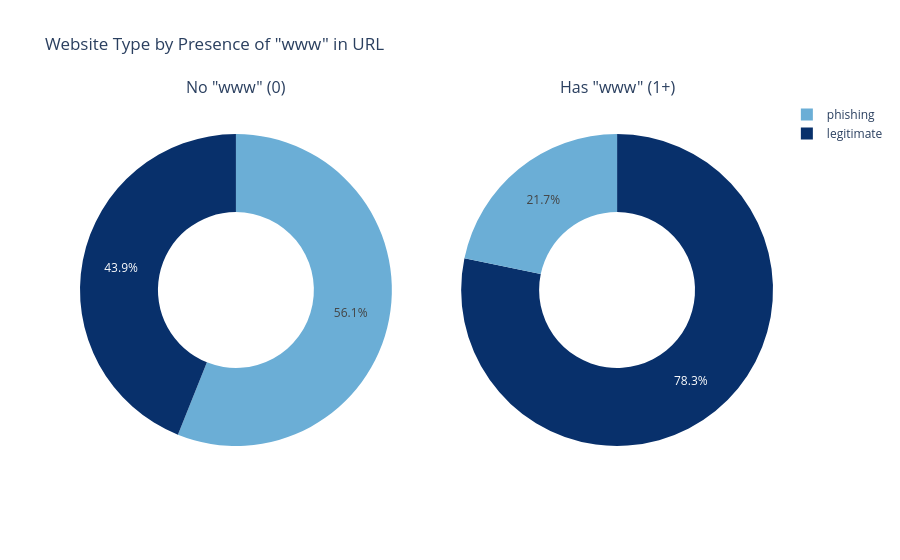

Write notebook code for a chart like this one.
### Markdown cell above
##### Figure: Website Type by Number of IPs

Websites with no resolvable IPs are almost always phishing (~96%), consistent with failed DNS lookups. Having 1–4 IPs is associated with a more balanced mix (51–57% legitimate), but websites with 5 or more IPs shift sharply back toward phishing (~90%) — a pattern consistent with "fast-flux" techniques where attackers rotate IP addresses to evade detection. Based on 60,000 labeled URLs.

### Code cell
df['www_bucket'] = df['num_www'].apply(lambda x: '0' if x == 0 else '1+')
import plotly.graph_objects as go
from plotly.subplots import make_subplots

palette = {
    "legitimate": "#08306b",   # dark blue
    "phishing": "#6baed6"      # light blue
}

ct = pd.crosstab(df['www_bucket'], df['label'], normalize='index') * 100
ct = ct.reindex(['0', '1+'])

fig = make_subplots(
    rows=1, cols=2,
    specs=[[{'type':'domain'}, {'type':'domain'}]],
    subplot_titles=['No "www" (0)', 'Has "www" (1+)']
)

fig.add_trace(go.Pie(labels=['legitimate','phishing'], 
                      values=[ct.loc['0','legitimate'], ct.loc['0','phishing']],
                      hole=0.5,
                      marker=dict(colors=[palette['legitimate'], palette['phishing']])), 1, 1)

fig.add_trace(go.Pie(labels=['legitimate','phishing'], 
                      values=[ct.loc['1+','legitimate'], ct.loc['1+','phishing']],
                      hole=0.5,
                      marker=dict(colors=[palette['legitimate'], palette['phishing']])), 1, 2)

fig.update_layout(title_text='Website Type by Presence of "www" in URL', showlegend=True)
fig.show()

### Figure 1 — Plotly figure (JSON) as saved in the notebook; plotly's stock layout.template omitted (floating-point values rounded to 4 significant figures)
{"data": [{"domain": {"x": [0.0, 0.45], "y": [0.0, 1.0]}, "hole": 0.5, "labels": ["legitimate", "phishing"], "marker": {"colors": ["#08306b", "#6baed6"]}, "type": "pie", "values": [43.93, 56.07]}, {"domain": {"x": [0.55, 1.0], "y": [0.0, 1.0]}, "hole": 0.5, "labels": ["legitimate", "phishing"], "marker": {"colors": ["#08306b", "#6baed6"]}, "type": "pie", "values": [78.27, 21.73]}], "layout": {"annotations": [{"font": {"size": 16}, "showarrow": false, "text": "No \"www\" (0)", "x": 0.225, "xanchor": "center", "xref": "paper", "y": 1.0, "yanchor": "bottom", "yref": "paper"}, {"font": {"size": 16}, "showarrow": false, "text": "Has \"www\" (1+)", "x": 0.775, "xanchor": "center", "xref": "paper", "y": 1.0, "yanchor": "bottom", "yref": "paper"}], "showlegend": true, "title": {"text": "Website Type by Presence of \"www\" in URL"}}}
